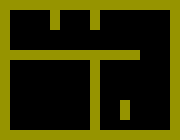

A level layout from a 2D game, rendered from its tile map. Below: a short description, then the map file with tile-grid data replaced by summaries:
An orthogonal 18x14 tile map with 10x10 px tiles, 1 tile layer (wall), 1 hidden layer not drawn, 2 tilesets and 7 objects (4x waypoint, 3x icon).

<map version="1.0" orientation="orthogonal" width="18" height="14" tilewidth="10" tileheight="10">
 <properties>
  <property name="mapName" value="D-10Pv.png" />
  <property name="posX" value="66" />
  <property name="posY" value="30" />
 </properties>
 <tileset firstgid="1" name="tiles" tilewidth="10" tileheight="10">
  <image source="tiles.png" width="128" height="128" />
  <tile id="52">
   <properties>
    <property name="wall" value="1" />
   </properties>
  </tile>
 </tileset>
 <tileset firstgid="145" name="D-10Pv" tilewidth="10" tileheight="10">
  <image source="D-10Pv.png" width="1748" height="881" />
 </tileset>
 <layer name="floor" width="18" height="14" visible="0">
  <data>[252 cells, 252 non-empty, 252 distinct tile ids]</data>
 </layer>
 <layer name="wall" width="18" height="14">
  <data>[252 cells, 86 non-empty, 1 distinct tile ids]</data>
 </layer>
 <objectgroup name="waypoint" width="18" height="14">
  <object name="waypoint" type="waypoint" x="100" y="100" width="20" height="20">
   <properties>
    <property name="id" value="1005" />
   </properties>
  </object>
  <object name="waypoint" type="waypoint" x="120" y="10" width="20" height="20">
   <properties>
    <property name="id" value="71" />
   </properties>
  </object>
  <object name="waypoint" type="waypoint" x="20" y="30" width="20" height="20">
   <properties>
    <property name="id" value="2046" />
   </properties>
  </object>
  <object name="waypoint" type="waypoint" x="120" y="10" width="20" height="20">
   <properties>
    <property name="id" value="72" />
   </properties>
  </object>
 </objectgroup>
 <objectgroup name="icon" width="18" height="14">
  <object name="recepcao" type="icon" x="110" y="0" width="40" height="40">
   <properties>
    <property name="id" value="18" />
   </properties>
  </object>
  <object name="elevador" type="icon" x="90" y="90" width="40" height="40">
   <properties>
    <property name="id" value="2" />
   </properties>
  </object>
  <object name="banheiro" type="icon" x="10" y="10" width="40" height="40">
   <properties>
    <property name="id" value="14" />
   </properties>
  </object>
 </objectgroup>
</map>
